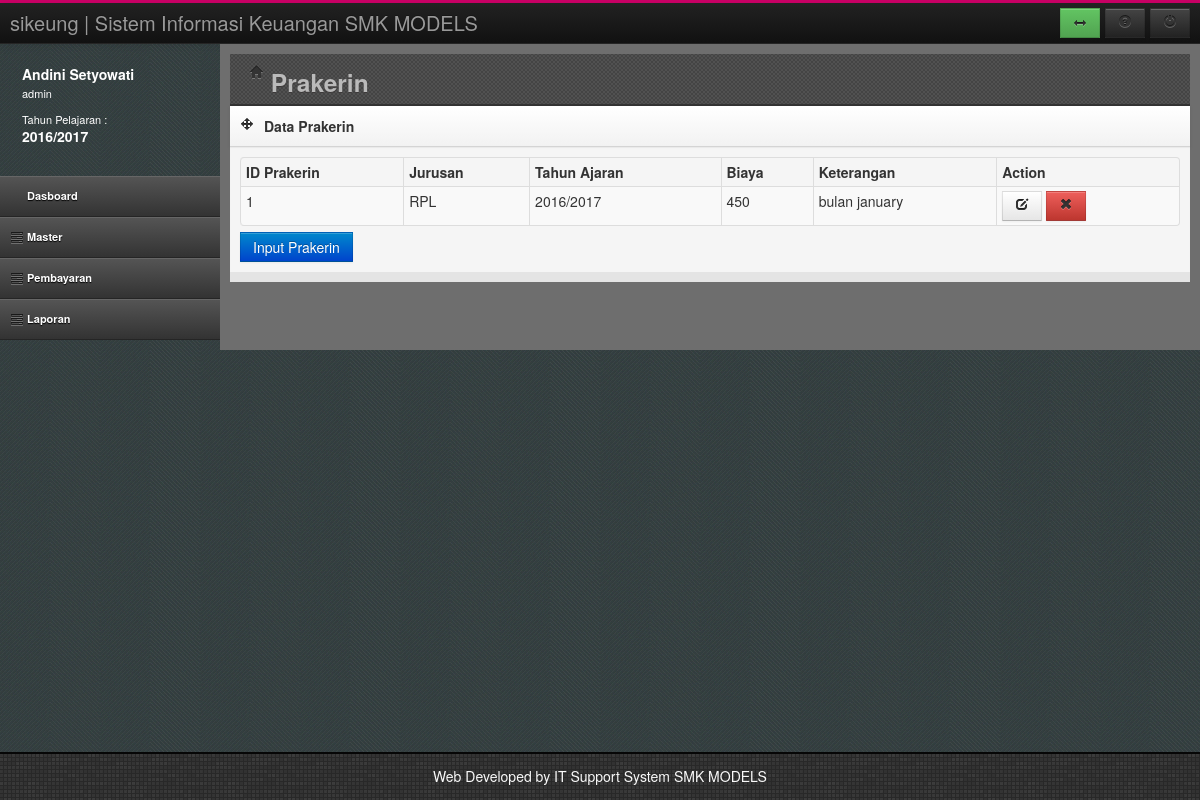
The app's page /index.php?page=prakerin (signed in), older data.
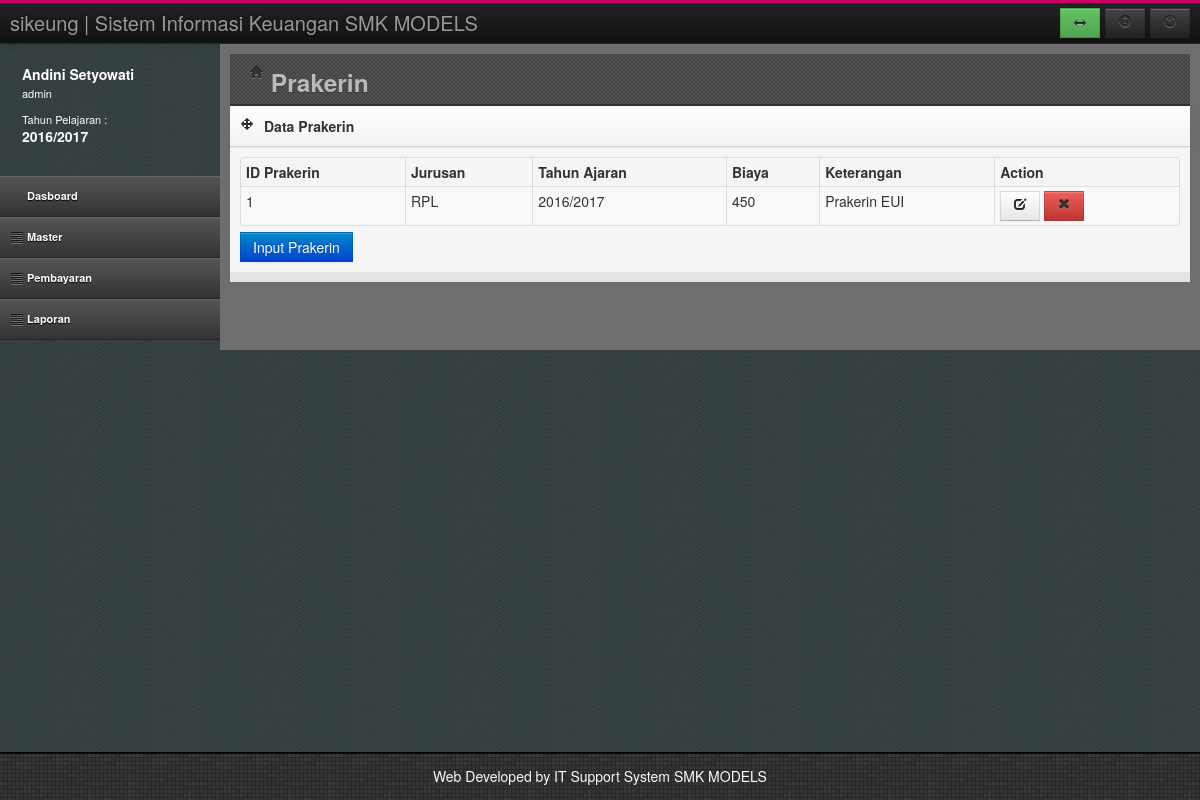
The same page, newer data.
### tables this page shows
CREATE TABLE `tahunjar` (
  `TahunAkademik` varchar(20) NOT NULL,
  `Status` varchar(20) DEFAULT NULL,
  PRIMARY KEY (`TahunAkademik`)
);

CREATE TABLE `prakerin` (
  `kodeprakerin` int(11) NOT NULL AUTO_INCREMENT,
  `Kode_jur` int(11) DEFAULT NULL,
  `TahunAjaran` varchar(11) DEFAULT NULL,
  `Biaya` int(11) DEFAULT NULL,
  `Keterangan` varchar(50) DEFAULT NULL,
  PRIMARY KEY (`kodeprakerin`)
);

CREATE TABLE `jurusan` (
  `KODE_JUR` int(11) NOT NULL AUTO_INCREMENT,
  `NAMA_JUR` varchar(50) DEFAULT NULL,
  PRIMARY KEY (`KODE_JUR`)
);

### prakerin.php (the view, shortened to what this page needs)
<header class="head">
	<div class="main-bar">
		<h3><i class="icon-home"></i> Prakerin</h3>
	</div>
</header>
<div class="row-fluid">
	<div class="span12">
		<div class="box">
			<header>
				<div class="icons"><i class="icon-move"></i></div>
				<h5>Data Prakerin</h5>
			</header>
			<div id="collapse4" class="body">
				<table id="dataTable" class="table table-bordered table-condensed table-hover table-striped">
					<thead>
						<tr>
							<th>ID Prakerin</th>
                                                        <th>Jurusan</th>
							<th>Tahun Ajaran</th>
							<th>Biaya</th>
							<th>Keterangan</th>
							<th>Action</th>
						</tr>
					</thead>
					<tbody>
					<?php
					$sql = "SELECT a.kodeprakerin,b.NAMA_JUR,a.TahunAjaran,a.Biaya,a.Keterangan,b.KODE_JUR
                                        FROM prakerin a, jurusan b
                                        WHERE a.Kode_jur = b.KODE_JUR and tahunajaran='$TahunAktif'";
					$rw=mysql_query($sql);
					while($rs=mysql_fetch_array($rw))
					{
					?>
						<tr>
							<td><?php echo $rs[0]; ?></td>
							<td><?php echo $rs[1]; ?></td>
							<td><?php echo $rs[2]; ?></td>
                                                        <td><?php echo $rs[3]; ?></td>
							<td><?php echo $rs[4]; ?></td>
							<td>
								<a href="?page=addprakerin&act=1&id=<?php echo $rs[0]; ?>"><button class="btn edit"><i class="icon-edit"></i></button></a>
								<a href="hapusprakerin.php?id=<?php echo $rs[0]; ?>"><button class="btn btn-danger remove"><i class="icon-remove"></i></button></a>
							</td>
						</tr>
					<?php
					}
					?>
					</tbody>
				</table>
				<a href="?page=addprakerin&act=0">
					<input type="submit" value="Input Prakerin" class="btn btn-primary">
				</a>
			</div>
		</div>
	</div>
</div>

### index.php (shortened to what this page needs)
<?php
if (isset($_SESSION['hak']))
{
	$LogNamaUser = $_SESSION['Nama'];
	$LogHak = $_SESSION['hak'];
}
else
{
	echo "<script>window.location='login.php'</script>";
}
include "koneksi.php";
$sql = "select * from tahunjar where status='Aktif'";
$ff=mysql_query($sql,$conn);
$rs=mysql_fetch_array($ff);
$TahunAktif=$rs['TahunAkademik'];
?>
<!DOCTYPE html>
<html class="no-js">
    <head>
        <?php  include "head.php";?>
    </head>
    <body>
        <div id="wrap">
            <?php  include "topbar.php";?>
            <div id="left">
                <?php  include "usersesion.php";?>
                <?php  include "menu.php";?>
            </div>
            <div id="content">
                <div class="container-fluid outer">
                    <div class="row-fluid">
                        <div class="span12 inner">
                            <?php
                                    $v_page = (isset($_REQUEST['page'])&& $_REQUEST['page'] !=NULL)?$_REQUEST['page']:'';
                                    if(file_exists($v_page.".php"))
                                    {
                                            include($v_page.".php");
                                    }
                                    else
                                    {
                                            include("home.php");
                                    }
                            ?>
                        </div>
                    </div>
                </div>
            </div>
            <div id="push"></div>
        </div>
        <?php include "footer.php";?>
    </body>
</html>

### head.php (shortened to what this page needs)
<link type="text/css" rel="stylesheet" href="assets/css/bootstrap.min.css">
<link type="text/css" rel="stylesheet" href="assets/css/bootstrap-responsive.min.css">
<link type="text/css" rel="stylesheet" href="assets/Font-awesome/css/font-awesome.min.css">
<link type="text/css" rel="stylesheet" href="assets/css/style.css">
<link type="text/css" rel="stylesheet" href="assets/css/calendar.css">
<link type="text/css" rel="stylesheet" href="assets/css/DT_bootstrap.css"/>
<link rel="stylesheet" href="assets/css/responsive-tables.css">
<link rel="stylesheet" href="assets/css/theme.css">

### topbar.php (shortened to what this page needs)
<div id="top">
    <div class="navbar navbar-inverse navbar-static-top">
        <div class="navbar-inner">
            <div class="container-fluid">
                <a class="brand" href="index.php">sikeung | Sistem Informasi Keuangan SMK MODELS</a>
                <div class="btn-toolbar topnav">
                    <div class="btn-group">
                        <a id="changeSidebarPos" class="btn btn-success" rel="tooltip"
                           data-original-title="Show / Hide Sidebar" data-placement="bottom">
                            <i class="icon-resize-horizontal"></i>
                        </a>
                    </div>
                    <div class="btn-group">
                        <a href="#helpModal" class="btn btn-inverse" rel="tooltip" data-placement="bottom"
                           data-original-title="Help" data-toggle="modal">
                            <i class="icon-question-sign"></i>
                        </a>
                    </div>
                    <div class="btn-group">
                        <a class="btn btn-inverse" data-placement="bottom" data-original-title="Logout" rel="tooltip"
                           href="log.php"><i class="icon-off"></i></a></div>
                </div>
            </div>
        </div>
    </div>
</div>

### usersesion.php
<div class="media user-media hidden-phone">
	<div class="media-body hidden-tablet">
		<h5 class="media-heading"><?php echo $LogNamaUser;?></h5>
		<ul class="unstyled user-info">
			<li><?php echo $LogHak;?><br/><br/></li>
			<li>Tahun Pelajaran : <br/>
				<h5 class="media-heading"><?php echo $TahunAktif ;?></h5>
			</li>
		</ul>
	</div>
</div>

### menu.php (shortened to what this page needs)
<ul id="menu" class="unstyled accordion collapse in">
	<?php
	if($LogHak=="admin")
	{
	?>
	<li><a href="index.php"><i class="icon-table icon-large"></i> Dasboard</a></li>
	<li class="accordion-group ">
		<a data-parent="#menu" data-toggle="collapse" class="accordion-toggle" data-target="#component-nav">
			<i class="icon-tasks icon-large"></i> Master
		</a>
	</li>
	<li class="accordion-group ">
		<a data-parent="#menu" data-toggle="collapse" class="accordion-toggle" data-target="#inputnilai">
			<i class="icon-tasks icon-large"></i> Pembayaran
		</a>
	</li>
               <li class="accordion-group ">
		<a data-parent="#menu" data-toggle="collapse" class="accordion-toggle" data-target="#laporan">
			<i class="icon-tasks icon-large"></i> Laporan
		</a>
	</li>
	<?php
	}
	?>
</ul>

### footer.php
<div id="footer">
	<p>Web Developed by IT Support System SMK MODELS</p>
</div>

### assets/css/responsive-tables.css (style rules this page uses)
table th { font-weight: bold; }
table td, table th { padding: 9px 10px; text-align: left; }

Row changes from the older to the newer data that the page shows:
changed prakerin "RPL": Keterangan "bulan january" → "Prakerin EUI"
